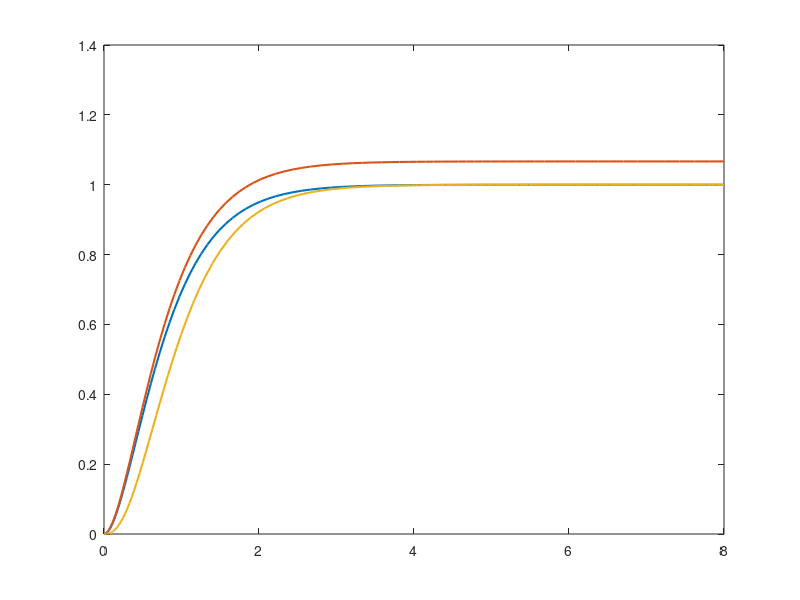

Write the MATLAB code that produced this figure. (Note: this script raises an error after producing the figure.)
% Chapter27_Lesson5.m
%
% Reference tracking and disturbance rejection in state space.
% Requires Control System Toolbox for place(). The simulation uses ode45.

clear; clc; close all;

% Mass-spring-damper plant:
% m*qddot + b*qdot + k*q = u + d, y = q
m = 1.0;
b = 0.6;
k = 2.0;

A = [0 1; -k/m -b/m];
B = [0; 1/m];
E = B;
C = [1 0];

r = 1.0;
d = 0.4;

% Case 1: state feedback plus feedforward prefilter.
poles_ff = [-2 -3];
K = place(A, B, poles_ff);
Nbar = -1 / (C * ((A - B*K) \ B));

% Case 2: integral servo.
Aaug = [A zeros(2,1); -C 0];
Baug = [B; 0];
poles_int = [-2 -3 -5];
Kaug = place(Aaug, Baug, poles_int);
Kx = Kaug(1:2);
Ki = -Kaug(3); % u = -Kx*x + Ki*z

fprintf('Feedforward K = [%g %g], Nbar = %g\n', K(1), K(2), Nbar);
fprintf('Integral Kx = [%g %g], Ki = %g\n', Kx(1), Kx(2), Ki);

% Feedforward simulations.
ff_rhs_0 = @(t,x) (A - B*K)*x + B*Nbar*r + E*0;
ff_rhs_d = @(t,x) (A - B*K)*x + B*Nbar*r + E*d;

[t0, x0] = ode45(ff_rhs_0, [0 8], [0;0]);
[t1, x1] = ode45(ff_rhs_d, [0 8], [0;0]);

y0 = (C*x0')';
y1 = (C*x1')';

% Integral simulation.
int_rhs = @(t,xa) [
    A*xa(1:2) + B*(-Kx*xa(1:2) + Ki*xa(3)) + E*d;
    r - C*xa(1:2)
];

[t2, xa2] = ode45(int_rhs, [0 8], [0;0;0]);
y2 = (C*xa2(:,1:2)')';
u2 = -xa2(:,1:2)*Kx' + Ki*xa2(:,3);

figure;
plot(t0, y0, 'LineWidth', 1.5); hold on;
plot(t1, y1, 'LineWidth', 1.5);
plot(t2, y2, 'LineWidth', 1.5);
yline(r, '--');
grid on;
xlabel('time [s]');
ylabel('output y');
title('Reference Tracking and Disturbance Rejection');
legend('FF, d=0', 'FF, d=0.4', 'Integral, d=0.4', 'reference', 'Location', 'best');

figure;
plot(t2, u2, 'LineWidth', 1.5);
grid on;
xlabel('time [s]');
ylabel('control input u');
title('Integral Controller Effort');

fprintf('Final y, feedforward no disturbance: %.8f\n', y0(end));
fprintf('Final y, feedforward with disturbance: %.8f\n', y1(end));
fprintf('Final y, integral with disturbance: %.8f\n', y2(end));

% Simulink note:
% Implement A,B,C,D in a State-Space block for the plant.
% Add a Gain block for -Kx, an Integrator block for z_dot = r-y,
% a Gain block for Ki, and a Sum block computing u = -Kx*x + Ki*z.
